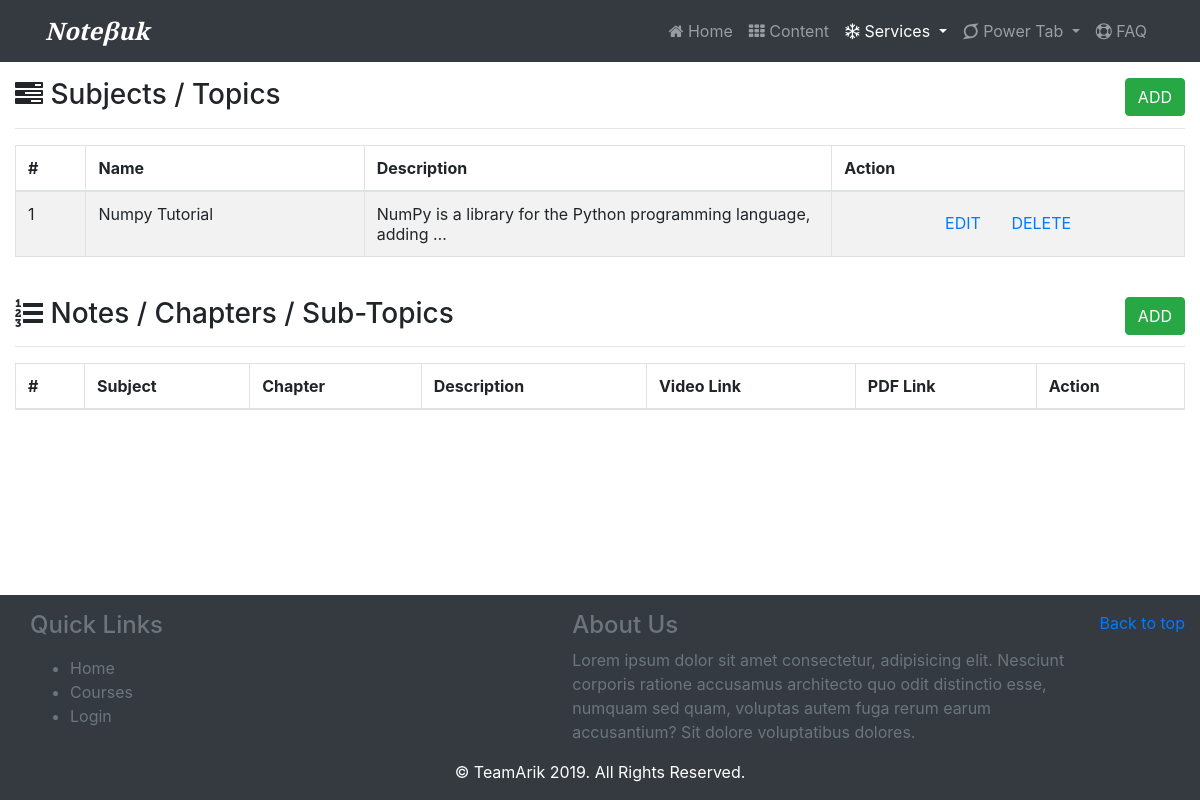
The page /myuploads (signed in) on the database its author committed.
### study/models.py (models this page shows, shortened)
class Subject(models.Model):
	user = models.ForeignKey(User, on_delete=models.CASCADE)
	name = models.CharField(max_length=200, blank=False)
	desc = models.TextField(blank=False)
	thumb_img = models.URLField(blank=True)

### study/views.py (the view)
# urls.py: path('myuploads', myuploads, name='myuploads'),
@login_required(login_url='/login')
def myuploads(request):
	instance = Subject.objects.filter(user=request.user)
	context = {'instance': instance}
	return render(request, 'database.html', context)

### templates/database.html (shortened to what this page needs)
{% extends 'base.html' %}
{% block content %}
<div class="container-fluid">
	<div class="row">
		<div class="col-12">
			<h3 id="sub_head" class="my-3"><i class="fa fa-tasks"></i> Subjects / Topics
				<button style="font-size: 1rem; float: right;" class="btn btn-success" onclick="window.location.assign('{% url 'upload' typ='subject' %}')">ADD</button>
			</h3>
			<hr>
			<table class="table table-bordered table-striped" style="width:100%" id="example2">
				<thead>
					<tr>
						<th>#</th>
						<th>Name</th>
						<th>Description</th>
						<th>Action</th>
					</tr>
				</thead>
				<tbody>
					{% for each in instance %}
						<tr>
							<td>{{ forloop.counter }}</td>
							<td>{{ each.name }}</td>
							<td width="40%">{{ each.desc|truncatewords:10 }}</td>
							<td class="text-center">
							<a href="javascript:void()" class="btn btn-link" onclick="myFunction('e', 'Subject: '+'{{ each.name }}', '{% url 'action' typ='edit' topic='subject' id=each.id %}')">EDIT</a>
							<a href="javascript:void()" class="btn btn-link" onclick="myFunction('d', 'Subject: '+'{{ each.name }}', '{% url 'action' typ='del' topic='subject' id=each.id %}')">DELETE</a>
							</td>
						</tr>
					{% endfor %}
				</tbody>
			</table>
		</div>
		<div class="col-12">
			<h3 id="note_head" class="mt-4"><i class="fa fa-list-ol"></i> Notes / Chapters / Sub-Topics
				<button style="font-size: 1rem; float: right;" class="btn btn-success" onclick="window.location.assign('{% url 'upload' typ='note' %}')">ADD</button>
			</h3>
			<hr>
			<table class="table table-bordered table-striped" style="width:100%" id="example1">
				<thead>
					<tr>
						<th>#</th>
						<th>Subject</th>
						<th>Chapter</th>
						<th>Description</th>
						<th>Video Link</th>
						<th>PDF Link</th>
						<th>Action</th>
					</tr>
				</thead>
			</table>
		</div>
	</div>
</div>
{% endblock %}

### templates/base.html (style rules this page uses)
html, body { scroll-behavior: smooth; }
body { display: flex; flex-direction: column; min-height: 100vh; }

### templates/database.html (style rules this page uses)
a.btn-link { text-decoration: none !important; }

### rows shown on the page
Subject: name "Numpy Tutorial", desc "NumPy is a library for the Python programming language, adding …"
